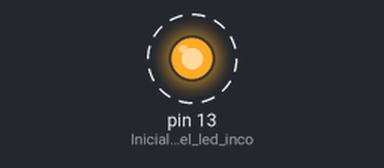
Bench run of a sketch on a simulated Arduino Uno, built with avr-gcc and run on an emulated ATmega328P. Parts: output pins drawn as LEDs (lit = HIGH). Dashed ring = blinking. What the sketch prints to the serial monitor is not drawn.

Above: at 0.5 s.
Timing chart, 0 to 4.6 s (numbered marks = the images above):
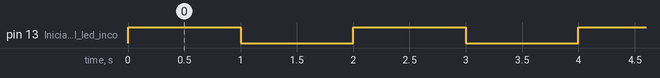

The sketch:

hola_mundo.ino
```cpp
void setup() {

  pinMode(13, OUTPUT);//Inicializamos el led incorporado en la propia placa como una salida
  Serial.begin(9600);//Inicializamos el puerto serie como salida para poder ver mensajes en el monitor del mencionado puerto serie a 9600 baudios


}

void loop() {
  // put your main code here, to run repeatedly:
  Serial.print("¡Hola Mundo!.\n");//Mostramos el mensaje "¡Hola mundo!"
  digitalWrite(13, HIGH);//Encendemos el led, HIGH es el voltaje en alta
  delay(1000);//Pausamos la ejecución durante 1 segundo
  digitalWrite(13, LOW);//Apagamos el led haciendo que el voltaje pase a baja
  delay(1000);//Pausamos la ejecución durante 1 segundo
}
```

Measured:
- by itself, pin 13 (Inicializamos_el_led_inco): alternates HIGH for 1.0 s and LOW for 1.0 s
